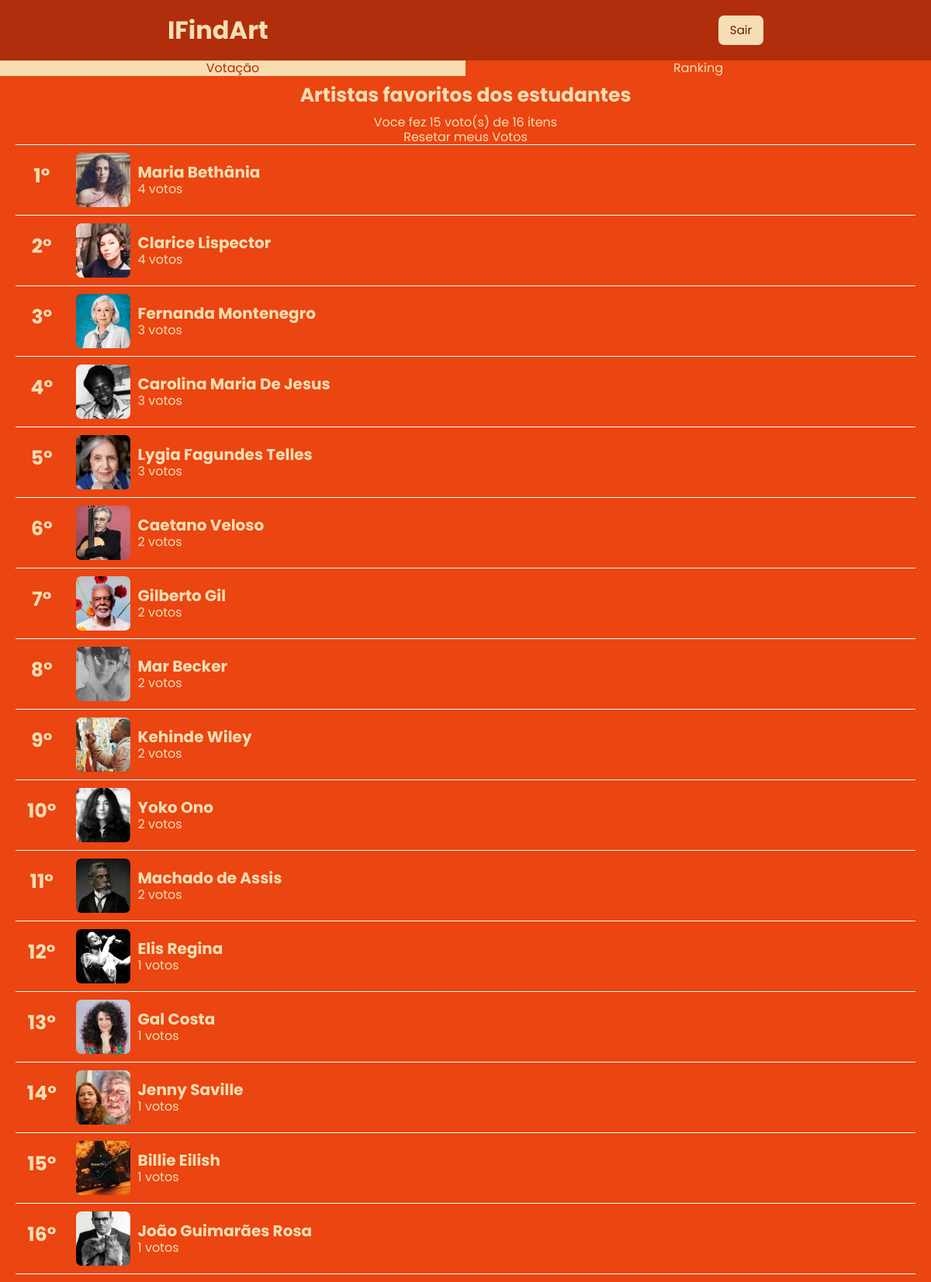
The app's page /restrita.php?mode=ranking (signed in) with its own data.
### tables this page shows
CREATE TABLE `item` (
  `idItem` int(11) NOT NULL,
  `titulo` varchar(255) NOT NULL,
  `imagem` varchar(255) NOT NULL
);

### src/MySQL.php (called while the page is built, shortened)
<?php
class MySQL {
    private $connection;
    public function __construct() {
        $this->connection = new \mysqli(HOST, USUARIO, SENHA, BANCO);
        $this->connection->set_charset("utf8");
    }
    public function consulta($sql) {
        $result = $this->connection->query($sql);
        $data = [];
        while ($row = $result->fetch_assoc()) {
            $data[] = $row;
        }
        return $data;
    }
}
?>

### src/Voto.php (called while the page is built, shortened)
<?php
require_once __DIR__ . "/MySQL.php";
class Voto implements ActiveRecord {
    public static function findAllByUsuario($idUsurio): array {
        $db = new MySQL();
        $sql = sprintf("SELECT * FROM voto WHERE idUsuario = %d", intval($idUsurio));
        $results = $db->consulta($sql);
        $votos = [];
        foreach ($results as $row) {
            $voto = $row['idItem'];
            $votos[] = $voto;
        }
        return $votos;
    }
}

### src/Item.php (called while the page is built, shortened)
<?php
require_once __DIR__ . "/MySQL.php";
class Item implements ActiveRecord {
    public static function findAll(): array {
        $db = new MySQL();
        $sql = "SELECT * FROM item";
        $results = $db->consulta($sql);
        $items = [];
        foreach ($results as $row) {
            $item = new self();
            $item->idItem = $row['idItem'];
            $item->titulo = $row['titulo'];
            $item->imagem = $row['imagem'];
            $items[] = $item;
        }
        return $items;
    }
    public static function getRankingCompleto(): array {
        $db = new MySQL();
        $sql = "
            SELECT i.idItem, i.titulo, i.imagem, COUNT(v.idVoto) AS totalVotos
            FROM item i
            LEFT JOIN voto v ON i.idItem = v.idItem AND v.isLike = 1
            GROUP BY i.idItem
            ORDER BY totalVotos DESC";
        return $db->consulta($sql);
    }
}

### restrita.php (the view, shortened to what this page needs)
<?php
$modo = isset($_GET['mode']) ? $_GET['mode'] : 'votacao';
$votados = Voto::findAllByUsuario($_SESSION['idUsuario']);
$itemAleatorio = null;
$ranking = [];
if ($modo === 'votacao') {
    $itemAleatorio = Item::getItemAleatorio($votados);
    if (!$itemAleatorio) {
        $_SESSION['error'] = "Todos os itens já foram votados.";
        header("Location: restrita.php?mode=ranking");
        exit();
    }
} elseif ($modo === 'ranking') {
    $ranking = Item::getRankingCompleto();
}
?>
<!DOCTYPE html>
<html lang="pt-br">
<head>
    <link rel="stylesheet" href="style.css">
</head>
<body>
    <div class="container" style='height:100dvh;'>
        <?php include 'HeaderFooter/header.php'; ?>
        <div class='LC' style='height: 5vh;'>
            <div class='itemLC' style='background-color:#f8ddb0; color:#B02E0C;'>
                <a href="?mode=votacao">Votação</a>
            </div>
            <div class='itemLC' style='background-color:#EB4511'>
                <a href="?mode=ranking">Ranking</a>
            </div>
        </div>
        <?php if ($modo === 'votacao'): ?>
            <div class="containerVotacao" style='height: 85vh;'>
                <?php if ($itemAleatorio): ?>
                    <div class="votacaoFoto" style="background-image: url('images/<?= htmlspecialchars($itemAleatorio['imagem']); ?>');">
                        <div class="barraArtista" >
                            <h2><?= htmlspecialchars($itemAleatorio['titulo']); ?></h2>
                            <?php
                            if (Voto::findAllByUsuario($_SESSION['idUsuario'])) {
                                $votos = Voto::findAllByUsuario($_SESSION['idUsuario']);
                                $totalVotos = count($votos);
                                $totalItens = count(Item::findAll());
                                echo "<p>{$totalVotos}/{$totalItens} itens</p>";
                                echo "<a href='resetarVotos.php' class='botaoResetarVotos' style='border: 2px solid white; padding:3px 7px; border-radius: 7px;'>Resetar meus Votos</a>";
                            }
                            ?>
                        </div>
                        <div class="containerBotoesVotacao">
                        <form class="botoesVotacao" method="POST" action="votar.php">
                            <input type="hidden" name="item_id" value="<?= $itemAleatorio['idItem']; ?>">
                            <button type="submit" name="voto" value="0" class="botao"><img src="images/dislike.png"></button>
                            <button type="submit" name="voto" value="2" class="botao">Skip</button>
                            <button type="submit" name="voto" value="1" class="botao"><img src="images/like.png"></button>
                        </form></div>
                    </div>
                <?php else: ?>
                    <p>Nenhum item disponível para votação.</p>
                <?php endif; ?>
            </div>
        <?php elseif ($modo === 'ranking'): ?>
            <div class="containerRanking">
                <h1>Artistas favoritos dos estudantes</h1>
                <?php
                if (Voto::findAllByUsuario($_SESSION['idUsuario'])) {
                    $votos = Voto::findAllByUsuario($_SESSION['idUsuario']);
                    $totalVotos = count($votos);
                    $totalItens = count(Item::findAll());
                    echo "<p>Voce fez {$totalVotos} voto(s) de {$totalItens} itens</p>";
                    echo "<a href='resetarVotos.php' class='botaoResetarVotos'>Resetar meus Votos</a>";
                }
                ?>
                <?php if (!empty($ranking)) {
                    $posicao = 0;
                    foreach ($ranking as $item) {
                        $posicao++;
                        echo "
                                <div class='item' " . ($posicao === 1 ? "style='border-top: 1px solid rgb(255, 255, 255);'" : "") . ">
                                    <div class='posicao'>
                                        <h1>{$posicao}°</h1>
                                    </div>
                                    <div class='informacoes'>
                                        <div class='boxFoto'>
                                            <img class='fotoItem' src='images/" . htmlspecialchars($item['imagem']) . "' alt='Imagem do Item'>
                                        </div>
                                        <div class='nomeVotos'>
                                            <h3>" . htmlspecialchars($item['titulo']) . "</h3>
                                            <p>" . (int)$item['totalVotos'] . " votos</p>
                                        </div>
                                    </div>
                                </div>";
                    }
                } else {
                    echo "<p>Nenhum item foi votado ainda.</p>";
                }
                ?>
            </div>
    </div>
<?php endif; ?>
</body>
</html>

### style.css (style rules this page uses)
* { margin: 0; padding: 0; box-sizing: border-box; line-height: 1.2; }
.container { width: 100vw; min-height: 100vh; display: flex; flex-direction: column; font-family: 'Poppins', sans-serif; color: wheat; text-align: center; }
.main, .metade, .LouC, .preView, form, .informacoes, .tituloPV, .itemLC, .item, .posicao, .boxFoto, header, footer, .opcoes, .boxCadastroItem, .tituloAdmin, .opcoesCadastro { display: flex; align-items: center; justify-content: center; }
a { text-decoration: none; color: inherit; }
.item { border-bottom: 1px solid rgb(255, 255, 255); width: 100%; height: 33,3%; display: flex; padding: 10px 5px; }
.LC { width: 100vw; display: flex; flex: 1; height: 20vh; }
.itemLC { width: 50%; background-color: #ff7f3f; }
.fotoItem { width: 100%; height: 100%; object-fit: cover; display: block; }
.posicao { width: 5%; height: 100%; font-size: 12px; margin-right: 15px; }
.informacoes { flex: 1; justify-content: flex-start; }
.boxFoto { height: 70px; aspect-ratio: 1 / 1; overflow: hidden; border-radius: 10%; flex-shrink: 0; margin-right: 10px; }
.nomeVotos { height: 100%; width: 50%; text-align: left; }
.nomeVotos h3 { font-size: 20px; }
.containerRanking { background-color: #EB4511; flex:1; padding: 10px 20px; width: 100vw; }
.containerRanking h1 { margin-bottom: 10px; font-size: 25px; }

### records on screen
item: imagem (picture), titulo "Maria Bethânia", totalVotos "4"
item: imagem (picture), titulo "Clarice Lispector", totalVotos "4"
item: imagem (picture), titulo "Fernanda Montenegro", totalVotos "3"
item: imagem (picture), titulo "Carolina Maria De Jesus", totalVotos "3"
item: imagem (picture), titulo "Lygia Fagundes Telles", totalVotos "3"
item: imagem (picture), titulo "Caetano Veloso", totalVotos "2"
item: imagem (picture), titulo "Gilberto Gil", totalVotos "2"
item: imagem (picture), titulo "Mar Becker", totalVotos "2"
item: imagem (picture), titulo "Kehinde Wiley", totalVotos "2"
item: imagem (picture), titulo "Yoko Ono", totalVotos "2"
item: imagem (picture), titulo "Machado de Assis", totalVotos "2"
item: imagem (picture), titulo "Elis Regina", totalVotos "1"
item: imagem (picture), titulo "Gal Costa", totalVotos "1"
item: imagem (picture), titulo "Jenny Saville", totalVotos "1"
item: imagem (picture), titulo "Billie Eilish", totalVotos "1"
item: imagem (picture), titulo "João Guimarães Rosa", totalVotos "1"

### other values on screen
$totalVotos "15"
$totalItens "16"
